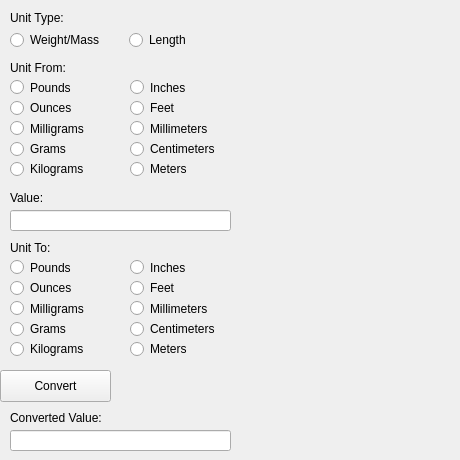
    <widget class="QWidget" name="tab_2">
     <attribute name="title">
      <string>Unit Converter</string>
     </attribute>
     <widget class="QLabel" name="label">
      <property name="geometry">
       <rect>
        <x>10</x>
        <y>10</y>
        <width>101</width>
        <height>16</height>
       </rect>
      </property>
      <property name="text">
       <string>Unit Type:</string>
      </property>
     </widget>
     <widget class="QLabel" name="label_2">
      <property name="geometry">
       <rect>
        <x>10</x>
        <y>60</y>
        <width>181</width>
        <height>16</height>
       </rect>
      </property>
      <property name="text">
       <string>Unit From:</string>
      </property>
     </widget>
     <widget class="QLabel" name="label_3">
      <property name="geometry">
       <rect>
        <x>10</x>
        <y>190</y>
        <width>81</width>
        <height>16</height>
       </rect>
      </property>
      <property name="text">
       <string>Value:</string>
      </property>
     </widget>
     <widget class="QLineEdit" name="lineEdit">
      <property name="geometry">
       <rect>
        <x>10</x>
        <y>210</y>
        <width>221</width>
        <height>21</height>
       </rect>
      </property>
     </widget>
     <widget class="QLabel" name="label_4">
      <property name="geometry">
       <rect>
        <x>10</x>
        <y>240</y>
        <width>81</width>
        <height>16</height>
       </rect>
      </property>
      <property name="text">
       <string>Unit To:</string>
      </property>
     </widget>
     <widget class="QPushButton" name="pushButton">
      <property name="geometry">
       <rect>
        <x>0</x>
        <y>370</y>
        <width>111</width>
        <height>32</height>
       </rect>
      </property>
      <property name="text">
       <string>Convert</string>
      </property>
     </widget>
     <widget class="QLabel" name="label_5">
      <property name="geometry">
       <rect>
        <x>10</x>
        <y>410</y>
        <width>111</width>
        <height>16</height>
       </rect>
      </property>
      <property name="text">
       <string>Converted Value:</string>
      </property>
     </widget>
     <widget class="QLineEdit" name="lineEdit_2">
      <property name="geometry">
       <rect>
        <x>10</x>
        <y>430</y>
        <width>221</width>
        <height>21</height>
       </rect>
      </property>
     </widget>
     <widget class="QLabel" name="label_29">
      <property name="geometry">
       <rect>
        <x>240</x>
        <y>210</y>
        <width>181</width>
        <height>16</height>
       </rect>
      </property>
      <property name="text">
       <string/>
      </property>
     </widget>
     <widget class="QLabel" name="label_30">
      <property name="geometry">
       <rect>
        <x>240</x>
        <y>430</y>
        <width>211</width>
        <height>16</height>
       </rect>
      </property>
      <property name="text">
       <string/>
      </property>
     </widget>
     <widget class="QWidget" name="">
      <property name="geometry">
       <rect>
        <x>10</x>
        <y>30</y>
        <width>231</width>
        <height>20</height>
       </rect>
      </property>
      <layout class="QHBoxLayout" name="horizontalLayout">
       <item>
        <widget class="QRadioButton" name="radioButton">
         <property name="text">
          <string>Weight/Mass</string>
         </property>
        </widget>
       </item>
       <item>
        <widget class="QRadioButton" name="radioButton_2">
         <property name="text">
          <string>Length</string>
         </property>
        </widget>
       </item>
      </layout>
     </widget>
     <widget class="QWidget" name="">
      <property name="geometry">
       <rect>
        <x>10</x>
        <y>80</y>
        <width>88</width>
        <height>96</height>
       </rect>
      </property>
      <layout class="QVBoxLayout" name="verticalLayout">
       <item>
        <widget class="QRadioButton" name="radioButton_3">
         <property name="text">
          <string>Pounds</string>
         </property>
        </widget>
       </item>
       <item>
        <widget class="QRadioButton" name="radioButton_4">
         <property name="text">
          <string>Ounces</string>
         </property>
        </widget>
       </item>
       <item>
        <widget class="QRadioButton" name="radioButton_5">
         <property name="text">
          <string>Milligrams</string>
         </property>
        </widget>
       </item>
       <item>
        <widget class="QRadioButton" name="radioButton_6">
         <property name="text">
          <string>Grams</string>
         </property>
        </widget>
       </item>
       <item>
        <widget class="QRadioButton" name="radioButton_7">
         <property name="text">
          <string>Kilograms</string>
         </property>
        </widget>
       </item>
      </layout>
     </widget>
     <widget class="QWidget" name="">
      <property name="geometry">
       <rect>
        <x>130</x>
        <y>80</y>
        <width>100</width>
        <height>96</height>
       </rect>
      </property>
      <layout class="QVBoxLayout" name="verticalLayout_2">
       <item>
        <widget class="QRadioButton" name="radioButton_8">
         <property name="text">
          <string>Inches</string>
         </property>
        </widget>
       </item>
       <item>
        <widget class="QRadioButton" name="radioButton_9">
         <property name="text">
          <string>Feet</string>
         </property>
        </widget>
       </item>
       <item>
        <widget class="QRadioButton" name="radioButton_10">
         <property name="text">
          <string>Millimeters</string>
         </property>
        </widget>
       </item>
       <item>
        <widget class="QRadioButton" name="radioButton_11">
         <property name="text">
          <string>Centimeters</string>
         </property>
        </widget>
       </item>
       <item>
        <widget class="QRadioButton" name="radioButton_12">
         <property name="text">
          <string>Meters</string>
         </property>
        </widget>
       </item>
      </layout>
     </widget>
     <widget class="QWidget" name="">
      <property name="geometry">
       <rect>
        <x>10</x>
        <y>260</y>
        <width>88</width>
        <height>96</height>
       </rect>
      </property>
      <layout class="QVBoxLayout" name="verticalLayout_3">
       <item>
        <widget class="QRadioButton" name="radioButton_13">
         <property name="text">
          <string>Pounds</string>
         </property>
        </widget>
       </item>
       <item>
        <widget class="QRadioButton" name="radioButton_14">
         <property name="text">
          <string>Ounces</string>
         </property>
        </widget>
       </item>
       <item>
        <widget class="QRadioButton" name="radioButton_15">
         <property name="text">
          <string>Milligrams</string>
         </property>
        </widget>
       </item>
       <item>
        <widget class="QRadioButton" name="radioButton_16">
         <property name="text">
          <string>Grams</string>
         </property>
        </widget>
       </item>
       <item>
        <widget class="QRadioButton" name="radioButton_17">
         <property name="text">
          <string>Kilograms</string>
         </property>
        </widget>
       </item>
      </layout>
     </widget>
     <widget class="QWidget" name="">
      <property name="geometry">
       <rect>
        <x>130</x>
        <y>260</y>
        <width>100</width>
        <height>96</height>
       </rect>
      </property>
      <layout class="QVBoxLayout" name="verticalLayout_4">
       <item>
        <widget class="QRadioButton" name="radioButton_18">
         <property name="text">
          <string>Inches</string>
         </property>
        </widget>
       </item>
       <item>
        <widget class="QRadioButton" name="radioButton_19">
         <property name="text">
          <string>Feet</string>
         </property>
        </widget>
       </item>
       <item>
        <widget class="QRadioButton" name="radioButton_20">
         <property name="text">
          <string>Millimeters</string>
         </property>
        </widget>
       </item>
       <item>
        <widget class="QRadioButton" name="radioButton_21">
         <property name="text">
          <string>Centimeters</string>
         </property>
        </widget>
       </item>
       <item>
        <widget class="QRadioButton" name="radioButton_22">
         <property name="text">
          <string>Meters</string>
         </property>
        </widget>
       </item>
      </layout>
     </widget>
    </widget>
